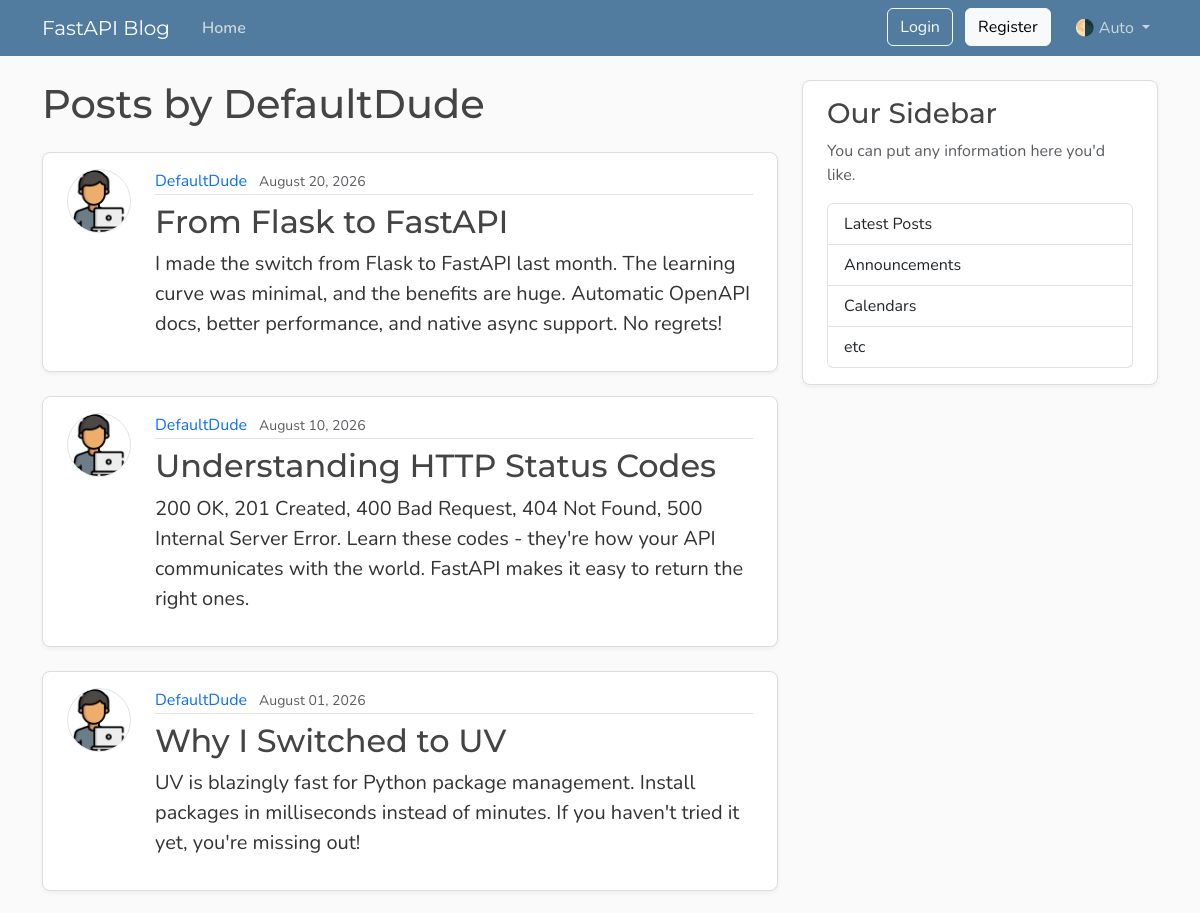
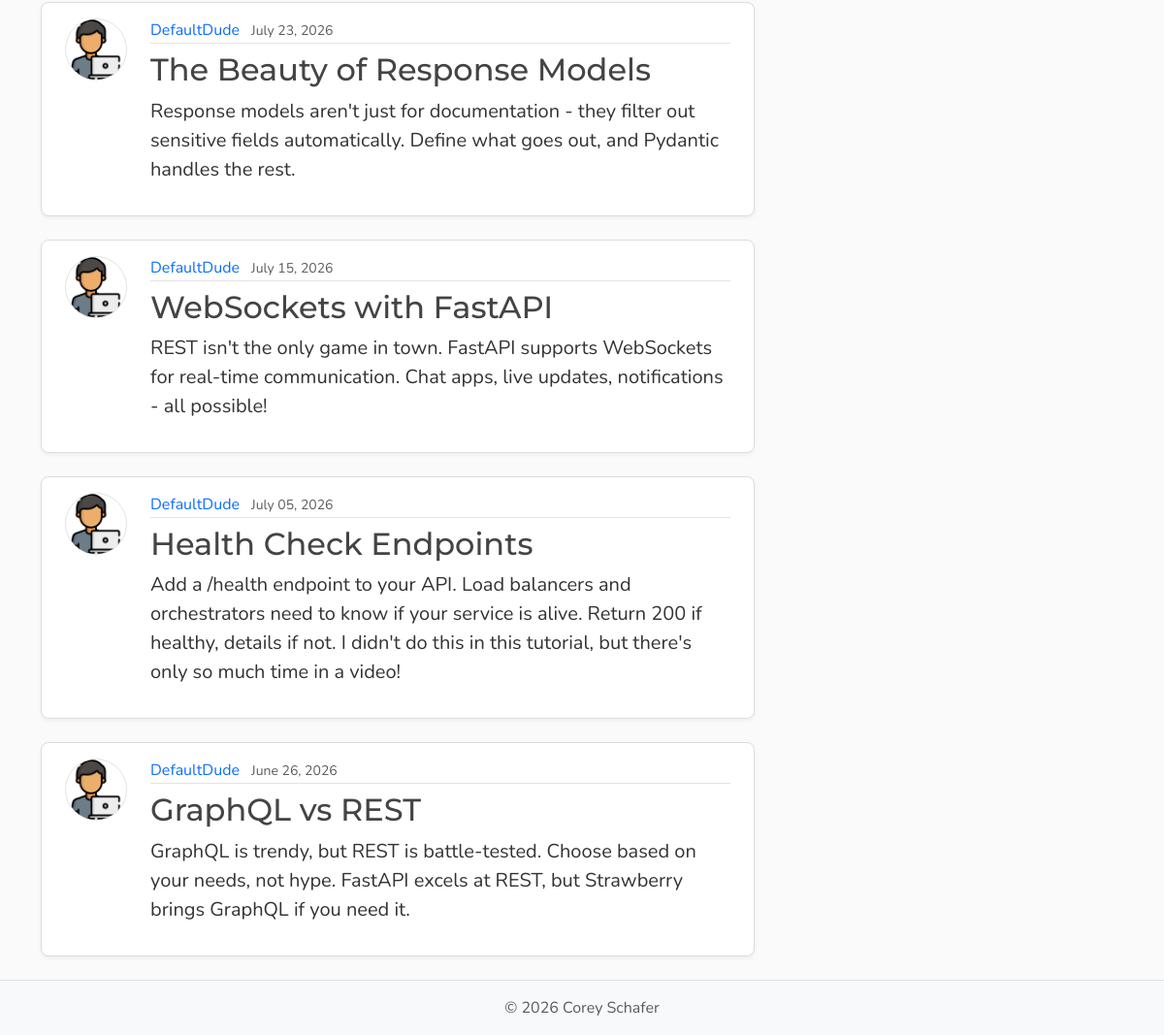
Screenshot of /users/2/posts with the database file from the repository (2 pictures, top to bottom).
### models.py (models this page shows, shortened)
class User(Base):
    __tablename__ = "users"
    id: Mapped[int] = mapped_column(Integer, primary_key=True, index=True)
    username: Mapped[str] = mapped_column(String(50), unique=True, nullable=False)
    email: Mapped[str] = mapped_column(String(120), unique=True, nullable=False)
    password_hash: Mapped[str] = mapped_column(String(200), nullable=False)
    image_file: Mapped[str | None] = mapped_column(
        String(200),
        nullable=True,
        default=None
    )
    posts: Mapped[list[Post]] = relationship(back_populates="author", cascade="all, delete-orphan")

class Post(Base):
    __tablename__ = "posts"
    id: Mapped[int] = mapped_column(Integer, primary_key=True, index=True)
    title: Mapped[str] = mapped_column(String(100), nullable=False)
    content: Mapped[str] = mapped_column(Text, nullable=False)
    user_id: Mapped[int] = mapped_column(
        ForeignKey("users.id"),
        nullable=False,
        index=True
    )
    date_posted: Mapped[datetime] = mapped_column(
        DateTime(timezone=True),
        default=lambda: datetime.now(UTC)
    )
    author: Mapped[User] = relationship(back_populates="posts")

### main.py (the view)
@app.get("/users/{user_id}/posts", include_in_schema=False, name="user_posts")
async def user_posts_page(request: Request, user_id: int, db: Annotated[AsyncSession,Depends(get_db)]):
    result = await db.execute(select(models.User).where(models.User.id == user_id))
    user = result.scalars().first()
    if not user:
        raise HTTPException(status_code=status.HTTP_404_NOT_FOUND, detail="User not found")
    result = await db.execute(select(models.Post)
                              .options(selectinload(models.Post.author))
                              .where(models.Post.user_id == user_id)
                              .order_by(models.Post.date_posted.desc()))
    posts = result.scalars().all()
    return templates.TemplateResponse(
        request,
        'user_posts.html',
        {"posts": posts, "user" : user, "title" : f"{user.username}'s Posts"}
    )

### templates/user_posts.html (shortened to what this page needs)
{% extends "layout.html" %}
{% block content %}
    <h1 class="mb-4">Posts by {{ user.username }}</h1>
    <div id="postsContainer">
        {% for post in posts %}
            <article class="content-section py-3 px-4 mb-4">
                <div class="d-flex align-items-start gap-4">
                    <img class="rounded-circle article-img flex-shrink-0"
                         src="{{ post.author.image_path }}"
                         alt="{{ post.author.username }}'s profile picture"
                         width="64"
                         height="64"
                         loading="lazy">
                    <div class="flex-grow-1">
                        <div class="article-metadata mb-2">
                            <a class="me-2"
                               href="{{ url_for('user_posts', user_id=post.author.id) }}">{{ post.author.username }}</a>
                            <small class="text-body-secondary">{{ post.date_posted.strftime("%B %d, %Y") }}</small>
                        </div>
                        <h2>
                            <a class="article-title"
                               href="{{ url_for('post_page', post_id=post.id) }}">{{ post.title }}</a>
                        </h2>
                        <p class="article-content">{{ post.content }}</p>
                    </div>
                </div>
            </article>
        {% else %}
            <p class="text-body-secondary">No posts by this user yet.</p>
        {% endfor %}
    </div>
{% endblock content %}

### static/css/main.css (style rules this page uses)
:root { --font-heading: "Montserrat", system-ui, -apple-system, BlinkMacSystemFont, sans-serif; --font-body: "Nunito", system-ui, -apple-system, BlinkMacSystemFont, sans-serif; --color-bg-body: #fafafa; --color-bg-content: #ffffff; --color-text-primary: #333333; --color-text-heading: #444444; --color-steel: #527c9f; --color-nav-link: #cbd5db; --color-nav-link-hover: #ffffff; --color-link-hover: #428bca; --color-border: #dddddd; --color-border-light: #e3e3e3; --spacing-xl: 5rem; --article-img-size: 4rem; --account-img-size: 7.813rem; }
body { font-family: var(--font-body); background: var(--color-bg-body); color: var(--color-text-primary); }
h1, h2, h3, h4, h5, h6 { font-family: var(--font-heading); color: var(--color-text-heading); }
a { text-decoration: none; }
.content-section { background: var(--color-bg-content); border: 1px solid var(--color-border); border-radius: 0.5rem; box-shadow: 0 2px 4px rgba(15, 23, 42, 0.05); transition: box-shadow 0.15s ease, transform 0.15s ease, border-color 0.15s ease; }
.article-title { color: var(--color-text-heading); transition: color 0.2s ease-in-out; }
.article-content { white-space: pre-line; font-size: 1.25rem; }
.article-img { height: var(--article-img-size); width: var(--article-img-size); flex-shrink: 0; object-fit: cover; border: 1px solid var(--color-border-light); box-shadow: 0 0 0 2px var(--color-bg-content); }
.article-metadata { padding-bottom: 0.063rem; border-bottom: 1px solid var(--color-border-light); }
.article-metadata a { transition: color 0.2s ease-in-out; }

### rows the page displays
User: username "DefaultDude"
Post: author.username "DefaultDude", date_posted "August 20, 2026", title "From Flask to FastAPI", content "I made the switch from Flask to FastAPI last month. The learning curve was minimal, and the benefits are huge. Automatic OpenAPI docs, better performance, and native async support. No regrets!"
Post: author.username "DefaultDude", date_posted "August 10, 2026", title "Understanding HTTP Status Codes", content "200 OK, 201 Created, 400 Bad Request, 404 Not Found, 500 Internal Server Error. Learn these codes - they're how your API communicates with the world. FastAPI makes it easy to return the right ones."
Post: author.username "DefaultDude", date_posted "August 01, 2026", title "Why I Switched to UV", content "UV is blazingly fast for Python package management. Install packages in milliseconds instead of minutes. If you haven't tried it yet, you're missing out!"
Post: author.username "DefaultDude", date_posted "July 23, 2026", title "The Beauty of Response Models", content "Response models aren't just for documentation - they filter out sensitive fields automatically. Define what goes out, and Pydantic handles the rest."
Post: author.username "DefaultDude", date_posted "July 15, 2026", title "WebSockets with FastAPI", content "REST isn't the only game in town. FastAPI supports WebSockets for real-time communication. Chat apps, live updates, notifications - all possible!"
Post: author.username "DefaultDude", date_posted "July 05, 2026", title "Health Check Endpoints", content "Add a /health endpoint to your API. Load balancers and orchestrators need to know if your service is alive. Return 200 if healthy, details if not. I didn't do this in this tutorial, but there's only so much time in a video!"
Post: author.username "DefaultDude", date_posted "June 26, 2026", title "GraphQL vs REST", content "GraphQL is trendy, but REST is battle-tested. Choose based on your needs, not hype. FastAPI excels at REST, but Strawberry brings GraphQL if you need it."
